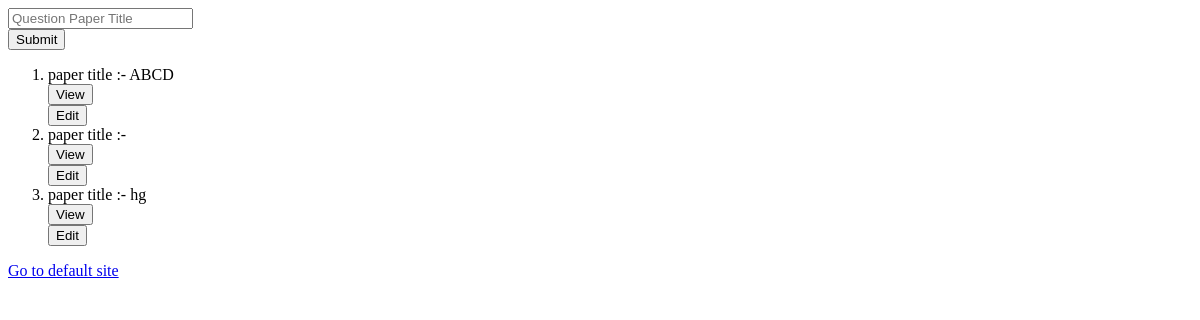
Page /prof/questionpaper on the earlier database version.
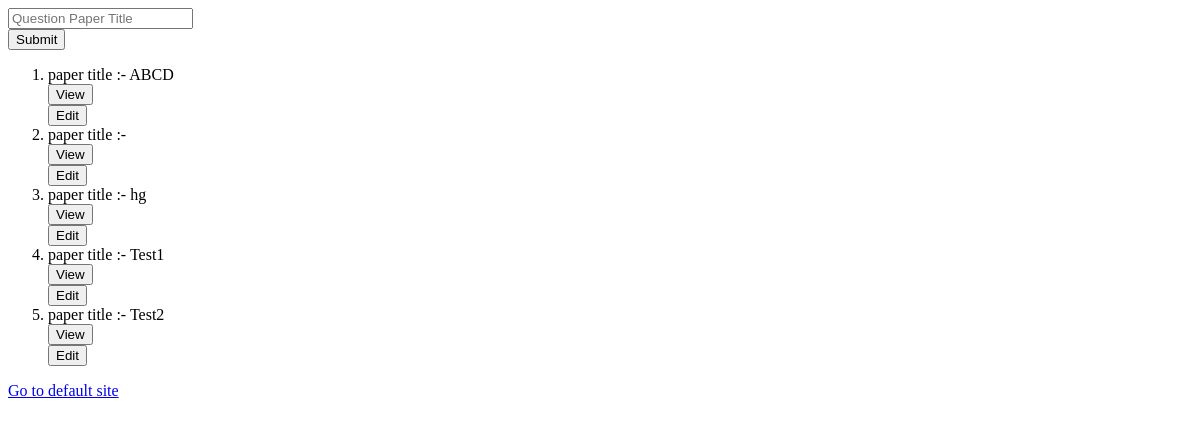
Same page on the later database version.
### prof/models.py (models this page shows, shortened)
class Question_Paper(models.Model):
    qPaperTitle = models.CharField(max_length=100)
    questions = models.ManyToManyField(Question_DB)

### prof/views.py (the view)
# urls.py: path('questionpaper', views.make_paper ,name='make_paper') ,
def make_paper(request) :
    if request.method=='POST' :
        add_question_in_paper(request)
    return render(request, 'prof/qpaper.html',{
        'qpaper_db' : Question_Paper.objects.all()
    } )

### prof/templates/prof/qpaper.html (shortened to what this page needs)
<!DOCTYPE html>
<html lang="en">
<head>
</head>
<body>
    <form method="POST" action = "questionpaper/addquestion">
        <input type="text" placeholder="Question Paper Title" name="qpaper"><br>
        <input type="submit">
    </form>
    <div>
        <ol>
            {% for pap in qpaper_db %}
                    <li>
                        paper title :- {{pap.qPaperTitle}}
                        <form method="POST" action="questionpaper/viewpaper">
                            <input type="submit" value = "View" >
                        </form>
                        <form method="POST" action="questionpaper/editpaper">
                            <input type="submit" value = "Edit" >
                        </form>
                    </li>
            {% endfor %}
        </ol>
    </div>
    <a href="{% url 'prof:index' %}">Go to default site</a>
</body>
</html>

Differences in the rows shown:
added Question_Paper: qPaperTitle "Test1"
added Question_Paper: qPaperTitle "Test2"
